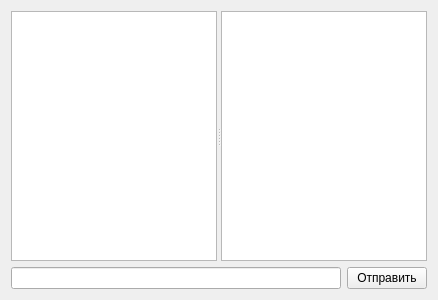
<?xml version="1.0" encoding="UTF-8"?>
<ui version="4.0">
 <class>ChatWidget</class>
 <widget class="QWidget" name="ChatWidget">
  <property name="geometry">
   <rect>
    <x>0</x>
    <y>0</y>
    <width>438</width>
    <height>300</height>
   </rect>
  </property>
  <property name="windowTitle">
   <string>Form</string>
  </property>
  <layout class="QGridLayout" name="gridLayout">
   <item row="0" column="0">
    <widget class="QSplitter" name="splitter">
     <property name="orientation">
      <enum>Qt::Horizontal</enum>
     </property>
     <widget class="QTextEdit" name="textEdit"/>
     <widget class="QListWidget" name="listWidget"/>
    </widget>
   </item>
   <item row="1" column="0">
    <layout class="QHBoxLayout" name="horizontalLayout">
     <item>
      <widget class="QLineEdit" name="lineEdit"/>
     </item>
     <item>
      <widget class="QPushButton" name="pb_Send">
       <property name="text">
        <string>Отправить</string>
       </property>
      </widget>
     </item>
    </layout>
   </item>
  </layout>
 </widget>
 <resources/>
 <connections/>
</ui>
